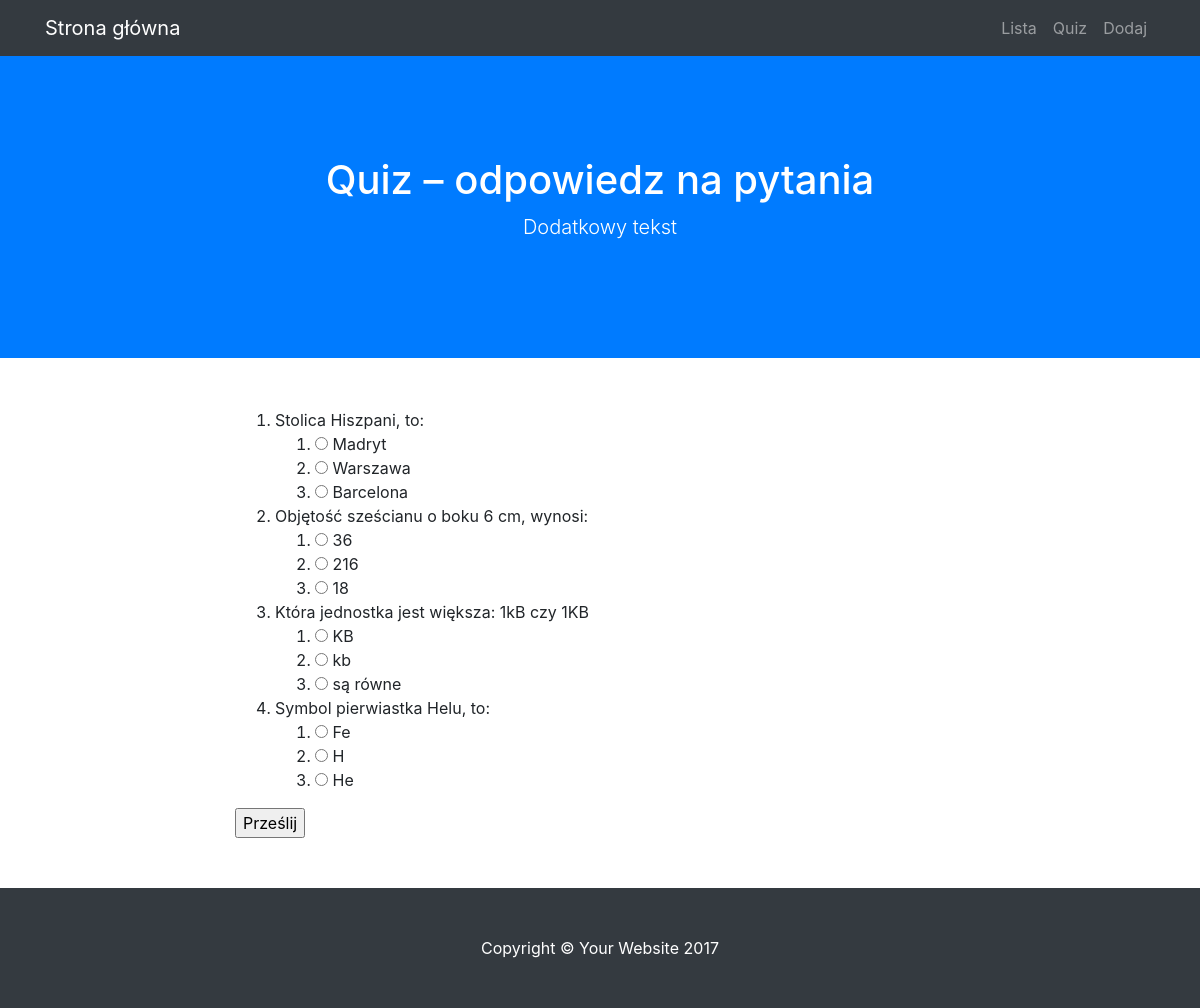
The page /quiz on the database its author committed.
### modele.py (models this page shows)
class BazaModel(Model):
    class Meta:
        database = baza

class Pytanie(BazaModel):
    pytanie = CharField(null=False)
    kategoria = ForeignKeyField(Kategoria, related_name='pytania')

class Odpowiedz(BazaModel):
    odpowiedz = CharField(null=False)
    pytanie = ForeignKeyField(Pytanie, related_name='odpowiedzi')
    odpok = IntegerField(default=0)

### views.py (the view, shortened to what this page needs)
@app.route("/quiz", methods=['GET', 'POST'])
def quiz():
    print(request.form)
    pytania = Pytanie.select().join(Odpowiedz).distinct()
    return render_template('quiz.html', pytania=pytania)

### app.py (called while the page is built)
@app.before_request
def before_request():
    g.db = baza
    g.db.connect()

@app.after_request
def after_request(response):
    g.db.close()
    return response

### templates/quiz.html (shortened to what this page needs)
{% extends "szablon.html" %}
{% block h1 %}Quiz – odpowiedz na pytania{% endblock %}
{% block tresc %}
    <form method="POST">
        <ol>
        {% for p in pytania %}
            <li>
                {{ p.pytanie }}
                <ol>
                    {% for o in p.odpowiedzi %}
                    <li>
                        <input type="radio" name="{{ p.id }}" value="{{ o.id }}">
                        {{ o.odpowiedz }}</li>
                    {% endfor %}
                </ol>
            </li>
        {% endfor %}
        </ol>
        <input type="submit" value="Prześlij">
    </form>
{% endblock %}

### rows shown on the page
Pytanie: pytanie "Stolica Hiszpani, to:"
Odpowiedz: odpowiedz "Madryt"
Odpowiedz: odpowiedz "Warszawa"
Odpowiedz: odpowiedz "Barcelona"
Pytanie: pytanie "Objętość sześcianu o boku 6 cm, wynosi:"
Odpowiedz: odpowiedz "36"
Odpowiedz: odpowiedz "216"
Odpowiedz: odpowiedz "18"
Pytanie: pytanie "Która jednostka jest większa: 1kB czy 1KB"
Odpowiedz: odpowiedz "KB"
Odpowiedz: odpowiedz "kb"
Odpowiedz: odpowiedz "są równe"
Pytanie: pytanie "Symbol pierwiastka Helu, to:"
Odpowiedz: odpowiedz "Fe"
Odpowiedz: odpowiedz "H"
Odpowiedz: odpowiedz "He"
